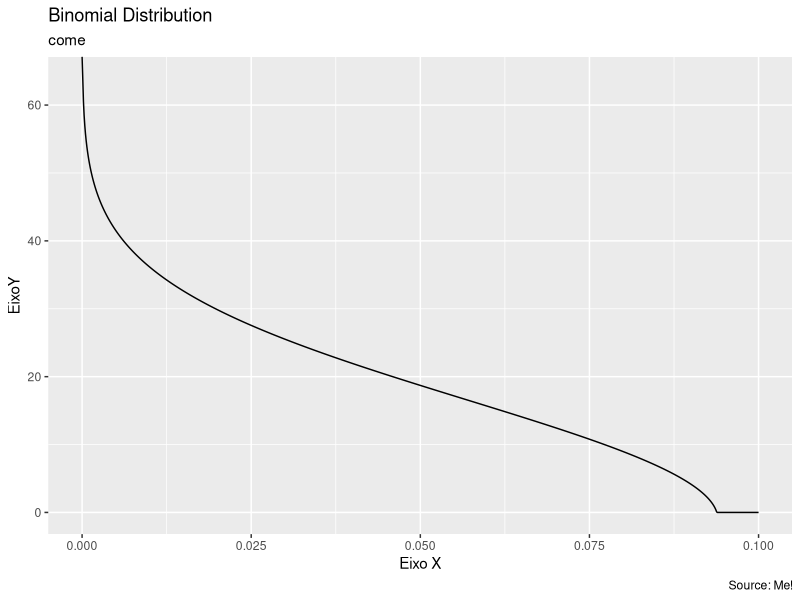
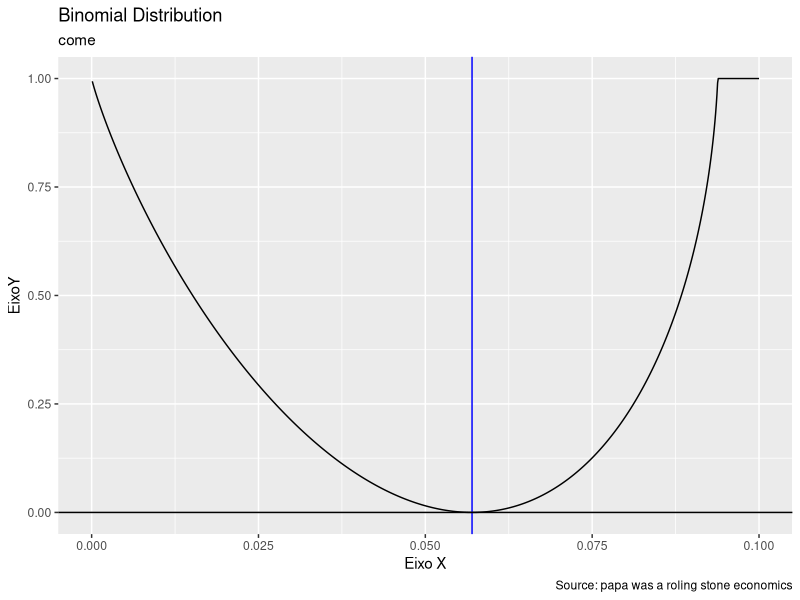
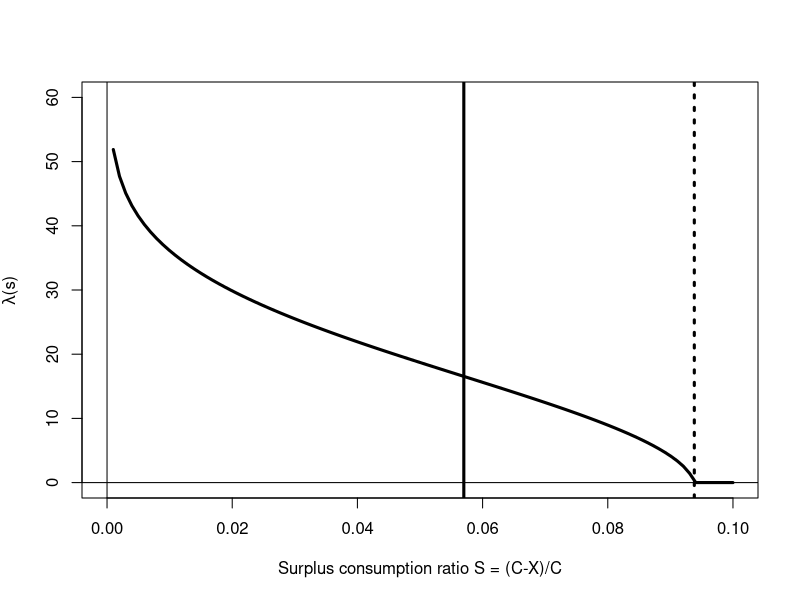
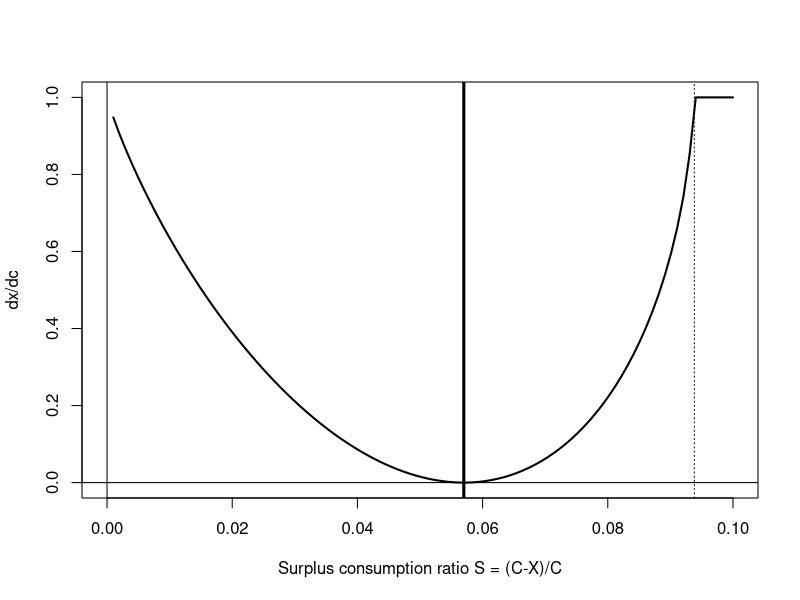
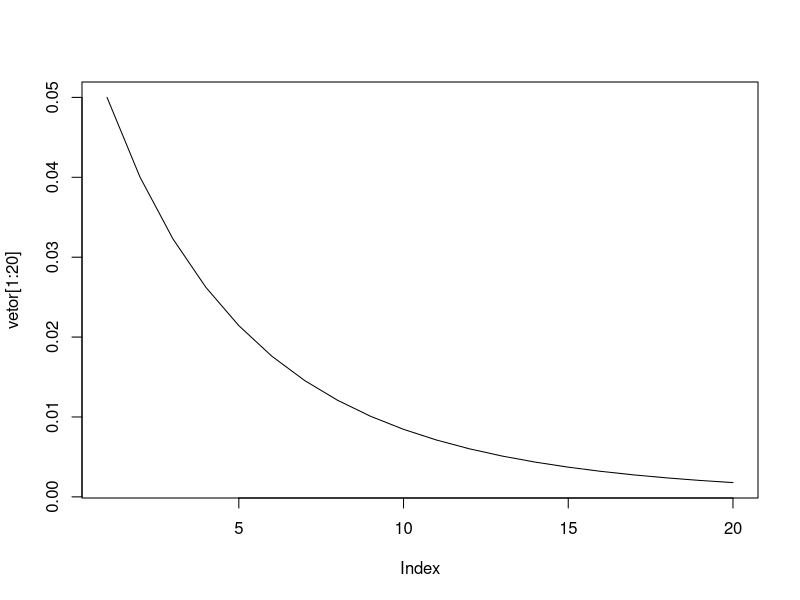

Write the R code that produced these figures, in order. (Note: this script raises an error after producing the figures.)
# Limpiza de variaveis antigas
rm(list = ls())

# bibliotecas utilizadas
library(ggplot2)
library(tibble)

# Funcaoo lambda: Sensitivity function #
# REESCREVER ESSA FUNCAO
lambda = function(S, sigma, gamma, phi){
#     Sb = sigma*sqrt(gamma/(1 - phi))
    Sb = 0.057    
    
    Smax = exp(log(Sb) + 0.5*(1-Sb^2))
    LAMBDA = vector()
    LAMBDA[log(S) <= log(Smax)] = (1/Sb)*sqrt(1-2*log(S[log(S) <= log(Smax)]/Sb))-1
    LAMBDA[log(S) > log(Smax)] = 0
    
    return(LAMBDA)
    }

# Fun??o derivada dX/dc #
# REESCREVER ESSA FUNCAO
dX =   function(S,sigma, gamma, phi){
  1 - lambda(S)/(((S)**(-1))-1)
}

#### Graficos ####

x=seq(from=0, to=0.10, length.out = 1000)
dX(x,sigma = 1, gamma = 2, phi = .13)

# data = data.frame(xPoints = x , lambda = lambda(x,sigma = 1, gamma = 2, phi = .13), dX = dX(x,sigma = 1, gamma = 2, phi = .13))
data = tibble(xPoints = x , lambda = lambda(x,sigma = 1, gamma = 2, phi = .13), dX = dX(x,sigma = 1, gamma = 2, phi = .13))



# geom_curve(aes(x = x1, y = y1, xend = x2, yend = y2, colour = "curve"), data = df) +

ggplot(data) +
  geom_line(aes(x=xPoints, y=lambda)) +
  labs(title="Binomial Distribution", # Title
       subtitle="come", # Subtitle
       caption="Source: Me!", # Caption
       y='EixoY', 
       x='Eixo X',
       color=NULL)
  
ggplot(data) +
  geom_line(aes(x=xPoints, y=dX)) +
  geom_vline(xintercept = 0.057, colour = "blue") +
  geom_hline(yintercept = 0) +
  labs(title="Binomial Distribution", # Title
       subtitle="come", # Subtitle
       caption="Source: papa was a roling stone economics", # Caption
       y='EixoY', 
       x='Eixo X',
       color=NULL)

  
  
  
  # OLD SHIT
curve(lambda(x,sigma = 1, gamma = 2, phi = .13)
      ,.001
      ,.1
      ,xlab = ("Surplus consumption ratio S = (C-X)/C")
      ,ylab = expression(paste(lambda, "(s)"))
      ,add = F
      ,col = 1
      ,lty = 1
      ,lwd = 3
      ,xlim = c(0,.1)
      ,ylim = c(0,60))
abline(v = 0.057 , lwd = 3)
abline(v = exp(log(0.057) + 0.5*(1-0.057^2)), lty = 3, lwd = 3)
abline(h = 0)
abline(v = 0)

curve(dX(x,sigma = 1, gamma = 2, phi = .13)
      ,.001
      ,.1
      ,xlab = ("Surplus consumption ratio S = (C-X)/C")
      ,ylab = "dx/dc"
      ,add = F
      ,col = 1
      ,lwd = 2
      ,xlim = c(0,.1)
      ,ylim = c(0,1)
      )
abline(v = 0.057 , lwd = 3)
abline(v = exp(log(0.057) + 0.5*(1-0.057^2))
       ,lwd = 1
       ,lty = 3)
abline(h = 0)
abline(v = 0)

### Daqui para baixo deu tudo errado! A fun??o explode!

Gera_hist = function(S_0 , Sb, nper , phi , gamma , sigma, g){

  S = c(rep(NA),nper)
  erro = rnorm(nper, g , sigma)
  
  erro[1] = 0
  S[1] = S_0
  
  for (i in 2:nper){

    S[i] = exp((1-0.9)*(log(0.057)) + phi*log(S[eval(i-1)]) + lambda(S[eval(i-1)])*erro[i])
    
  }
    
  saida = cbind(S)
  return(saida)
}



vetor = Gera_hist(S_0 = 0.05
                  ,Sb= 0.057
                  ,nper = 10000
                  ,phi = 0.87**(1/12)
                  ,gamma =  2
                  ,sigma = 0/sqrt(12)
                  ,g = 1.89/1200)

plot(vetor[1:20] , type = "l")

plot(vetor[,2])
head(vetor, 20)


hist(exp(vetor))
plot(vetor[,2])
max(vetor)
summary(exp(vetor))

